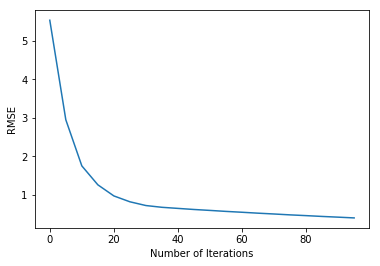

This chart was generated by the following Python code:
# Import CVX and numpy libraries
import cvxpy as cvx
import numpy as np
import random
import copy
import math
import time
import networkx as nx
import matplotlib.pyplot as plt

#The objective function for steepest descent
def SNL(a, x, d):
    sum_obj = 0

    for (distance, i, j, truth) in d:
        if truth:
            sum_obj += ((np.linalg.norm(a[j] - x[i]) ** 2) - \
                        distance ** 2) ** 2
        else:
            sum_obj += (((np.linalg.norm(x[i] - x[j]) ** 2) - \
                         distance ** 2) ** 2)/2

    return sum_obj

# Here, we perform the gradient of the objective function
def dSNL(a, x, d, npoints, n):
    sum_x = np.zeros((npoints, n))

    for (distance, i, j, truth) in d:
        if truth:
            sum_x[i] += 4 * (np.linalg.norm(a[j] - x[i]) ** 2 - \
                             distance ** 2) * (-a[j] + x[i])
        else:
            sum_x[i] += 4 * (np.linalg.norm(x[i] - x[j]) ** 2 - \
                             distance ** 2) * (x[i] - x[j])

    return sum_x

# Updated steepest descent where we perform it twice for the two
# different sensors
def steepest_descent_2(op, dop, a, xin, d, niter, npoints, n):
    x = np.copy(xin)

    for i in range(0, niter):
            direction = dop(a, x, d, npoints, n)

            alpha = 1.

            for j in range(npoints):
                while(op(a, x  - alpha * direction, d) > op(a, x, d) \
                      - 0.5 * alpha * np.dot(direction[j], direction[j])):
                        if alpha < 1e-9:
                            break
                        alpha *= 0.9

            x -= alpha * direction

    return x

def SNL_noise(n, npoints, convex, niter, printOut = False, graph = False):
    #Add timing and running totals
    start = time.time()
    totalRMSE = 0

    for iteration in range(niter):
        #Generate different types of problems
        if convex:
            (a, p, adjacency) = generate(n, npoints)
        else:
            (a, p, adjacency) = generate_inside_hull(n, npoints)
        # Compute the Euclidian distances to the anchor points
        adjSize = len(p) + len(a)
        asize = len(a)
        d = []
        #Generate the d variable for storing edges and
        #information from the adjacency matrix
        for i in range(adjSize):
            for j in range(adjSize):
                if(j > i and adjacency[i][j] > 0 and i < asize):
                    d.append((adjacency[i][j], j - asize, i, True))
                elif(j > i and adjacency[i][j] > 0):
                    d.append((adjacency[i][j], i - asize, j - asize, False))

        # Construct the CVX variables to minimize
        x = [cvx.Variable(1) for i in range(len(d) * 2)]

        #The size of the our adjacency matrix
        T = n + npoints

        z = cvx.Semidef(T)

        #The following constructs the SNL problem with noise
        #constraints
        eyeConstraint = []
        anchorConstraints = []
        pointConstraints = []

        for i in range(n):
            temp = np.zeros((T,T))
            temp[i][i] = 1
            eyeConstraint.append(temp)

        temp = np.zeros((T,T))
        for i in range(n):
            for j in range(n):
                temp[i][j] = 1
        eyeConstraint.append(temp)

        for (distance, i, j, truth) in d:
            if truth:
                temp = np.zeros(npoints)
                temp[i] = -1.
                anchorConstraints.append((np.outer(np.append(a[j], temp), \
                                         np.append(a[j], temp)), distance))
            else:
                tempi = np.zeros(npoints)
                tempj = np.zeros(npoints)
                tempi[i] = 1.
                tempj[j] = 1.
                temp = tempi - tempj
                corner = np.zeros(n)
                temp = np.append(corner, temp)
                pointConstraints.append((np.outer(temp,temp), distance))

        matConstraints = anchorConstraints + pointConstraints

        #Another empty states list
        states = []

        #The following is the new objective function
        #and the constraints for our SNL with noise problem
        cost = cvx.norm(sum(x))

        constr = []

        #Force the constraints as enumerated in the handout
        for i, mat in enumerate(eyeConstraint):
            if i < len(eyeConstraint) - 1:
                constr.append(cvx.sum_entries(cvx.mul_elemwise(mat, z)) == 1)
            else:
                constr.append(cvx.sum_entries(cvx.mul_elemwise(mat, z)) == n)

        for i, mat in enumerate(matConstraints):
            constr.append(cvx.sum_entries(cvx.mul_elemwise(mat[0], z)) + \
                          x[2*i] - x[2*i + 1] ==  mat[1] ** 2)
            constr.append(x[2*i] >> 0)
            constr.append(x[2*i + 1] >> 0)

        constr.append(z >> 0)

        #Add the constraints and cost function
        states.append(cvx.Problem(cvx.Minimize(cost), constr))

        #Solve the SDP relaxation problem
        prob = sum(states)
        prob.solve();

        #This is our solution to the problem which we will
        #use as the initial condition for our steepest
        #descent method
        SDPSolution = z.value.A[0:n, n:n + npoints].transpose()

        d2 = copy.copy(d)

        for k in range(len(d)):
            (distance, i, j, truth) = d[k]

            if not truth:
                d2.append((distance, j, i, truth))

        #Plot the convergence of the steepest descent method
        graphMSE = []
        iterList = [i for i in range(0, 200, 5)]
        if graph:
            for it in iterList:
                soln = steepest_descent_2(SNL, dSNL, a, SDPSolution, \
                                          d2, it, npoints, n)
                MSE = 0
                for i in range(npoints):
                    if printOut:
                        print("Sensor " + str(i) + " is located at " + \
                              str(soln[i]) + " and the actual value is " + str(p[i]))
                    MSE += np.linalg.norm(np.asarray(soln[i]) - np.asarray(p[i]))
                graphMSE.append(MSE)
            plt.plot(iterList, graphMSE)
            plt.xlabel("Number of Iterations")
            plt.ylabel("RMSE")
            plt.show()

        #Solve with steepest descent
        soln = steepest_descent_2(SNL, dSNL, a, SDPSolution, d2, 200, npoints, n)
        RMSE = 0
        for i in range(npoints):
            if printOut:
                print("Sensor " + str(i) + " is located at " + str(soln[i]) + \
                      " and the actual value is " + str(p[i]))
            RMSE += np.linalg.norm(np.asarray(soln[i]) - np.asarray(p[i])) ** 2
        totalRMSE += RMSE

    #Compute the total time and RMSE
    end = time.time()
    print "Total Time Elapsed (sec): ", end - start
    print "Average RMSE: ", math.sqrt(totalRMSE / niter)

#Plot and solve a 2D problem with outside the cnovex hull
SNL_noise(2, 10, True, 1, False, True)
